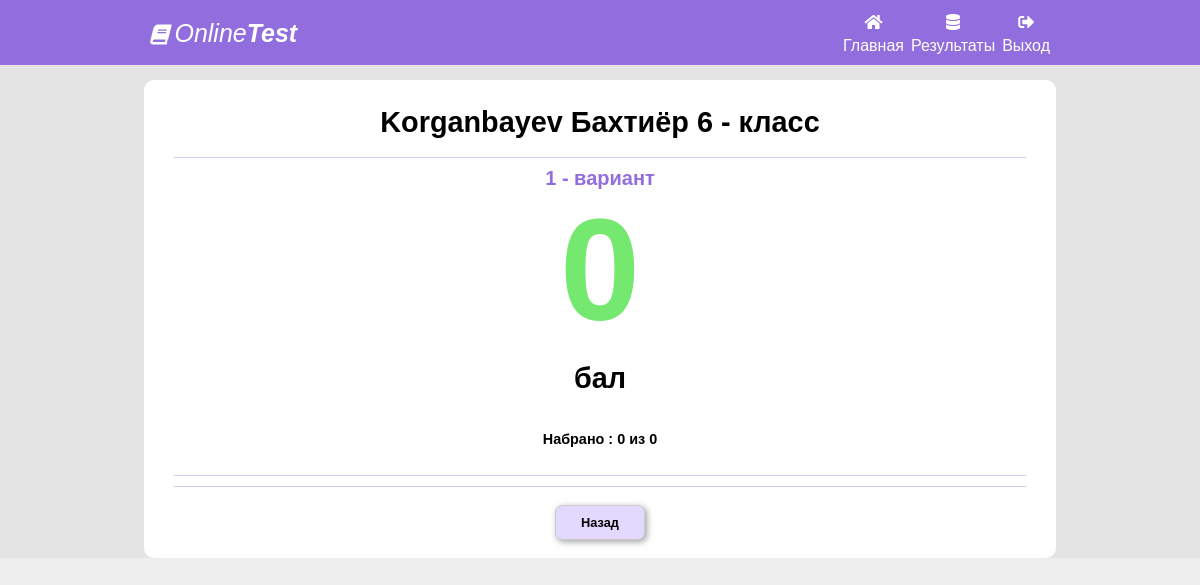
The app's page /analize/65 (signed in) with its own data.
### main/models.py (models this page shows, shortened)
class UserTestItem(models.Model):
    title = models.CharField(max_length=200, blank=True)
    test = models.ForeignKey(Test, on_delete=models.CASCADE, default="")
    user = models.ForeignKey(User, on_delete=models.CASCADE, default="")
    start_date = models.DateTimeField()
    stop_date = models.DateTimeField()
    ball = models.IntegerField(default=0)
    count_question = models.IntegerField(default=0)
    true_question = models.IntegerField(default=0)

class User(models.Model):
    first_name = models.CharField(max_length=300)
    last_name = models.CharField(max_length=300)
    clas = models.ForeignKey(Class, on_delete=models.CASCADE)
    ball = models.IntegerField(default=0)
    rating = models.IntegerField(default=0)

class Class(models.Model):
    title = models.CharField(max_length=300)

class Test(models.Model):
    title = models.CharField(max_length=300, blank=True, default="")
    subject = models.ForeignKey(Subject, on_delete=models.CASCADE)
    clas = models.ForeignKey(Class, on_delete=models.CASCADE)
    start_time = models.DateTimeField()
    stop_time = models.DateTimeField()
    limit = models.IntegerField(default=40)
    description = models.TextField()

### main/views.py (the view)
# urls.py: path('analize/<int:test_id>', analizeHandler),
def analizeHandler(request, test_id):
    test_info = None
    test_id = test_id
    test_user_item_variants = []
    if not request.user.is_authenticated:
        tests = []
        current_user = request.session.get('user_id', None)
        if current_user:
            current_user = User.objects.get(id=int(current_user))
            if current_user:
                test_info = UserTestItem.objects.filter(user__id=int(current_user.id)).filter(id=test_id)
                if test_info:
                    test_info = test_info[0]
    else:
        test_info = UserTestItem.objects.get(id=test_id)
    if test_info:
        test_user_item_variants = UserTestItemVariant.objects.filter(user_test_item__id = test_id)
    return render(request, 'analize.html', {'test_user_item_variants':test_user_item_variants, 'test_info':test_info})

### templates/analize.html (shortened to what this page needs)
<!DOCTYPE html>
<html>
<head>
	<link rel="stylesheet" type="text/css" href="/static/style2.css">
	<link rel="stylesheet" href="https://use.fontawesome.com/releases/v5.6.1/css/all.css"
>
</head>
<body>
<div class="body">
<div class="nav">
	<div class="nav-bar">
	<div class="head-left" style="font-style:italic;">
		<i class="fa fa-book" style="font-style:italic; font-size:20px;"></i>	Online<b>Test</b>
	</div>
	<div class="head-right">
		<div class="alla">
			<a href="/" class="nav-link">
				<i class="fas fa-home"></i>
				<span>Главная</span>
			</a>
		</div>
		<div class="alla">
			<a href="/results" class="nav-link">
				<i class="fas fa-database"></i>
				<span>Результаты</span>
			</a>
		</div>
		<div class="alla">
			<a href="/davay" class="nav-link">
				<i class="fas fa-sign-out-alt"></i>
				<span>Выход</span>
			</a>
		</div>
	</div>
	</div>
</div>
<div class="container">
	<div class="left-container"><br>
		{% if test_info %}
		<h1>{{ test_info.user.last_name }} {{ test_info.user.first_name }} {{ test_info.user.clas.title }}</h1>
		<hr class="hr-2">
		<center class="subject-1">
			{{ test_info.test.title }}
		</center>
		<div class="ball">
			{{ test_info.ball }}<br>
			<h1>бал</h1>
		</div>
		<br>
		<div class="count" style="text-align: center;margin: 0">Набрано : {{ test_info.ball }} из {{ test_info.count_question }}</div>
		<br>
		<hr class="hr-2">
		<hr class="hr-2">
		<div class="nav-button">
			<a style="text-decoration:none;" href="/results"><input type="button" id="prev" class="input-button" name="prev-button" value="Назад"></a>
		</div><br>
		{% endif %}
	</div>
</div>
</div>
</body>
</html>

### static/style2.css (style rules this page uses)
body , a , li , div , p , span , ul { margin: 0 auto; padding: 0px; }
a { text-decoration:none; }
.body { background-color: #d5d5d566; }
.nav a { top:-10px; color:#fff; font-size:16px; display:grid; }
.nav-bar { width: 75%; }
.alla { display:inline-block; }
.head-left { display:inline-block; margin-top: 8px; }
.head-right { display:inline-block; float: right; text-align: center; margin-top: 4px; }
.nav { width: 100%; line-height:2; font-size: 25px; color: white; height: 65px; background-color: #926dde; }
.nav-link { position:relative; }
.container { margin-right: 30px; margin-top: 15px; margin-left: 30px; }
.left-container { width: 80%; background-color: white; border-radius: 10px ; }
.left-container h1 { font-family: "Segoe UI Semilight",Tahoma,Helvetica,Sans-Serif; color: #000; text-align: center; font-size: 1.8rem; font-style: normal; padding: 0 0 0; line-height: 100%; margin: 10px 30px 20px 30px; }
.hr-2 { border:none; height: 1px; margin:10px 30px 10px 30px; background-color: #d4c8fe; }
input { -webkit-writing-mode: horizontal-tb !important; text-rendering: auto; color: -internal-light-dark(black, white); letter-spacing: normal; word-spacing: normal; text-transform: none; text-indent: 0px; text-shadow: none; display: inline-block; text-align: start; appearance: textfield; background-color: -internal-light-dark(rgb(255, 255, 255), rgb(59, 59, 59)); -webkit-rtl-ordering: logical; cursor: text; margin: 0em; font: 400 13.3333px Arial; padding: 1px 2px; border-width: 2px; border-style: inset; border-color: -internal-light-dark(rgb(118, 118, 118), rgb(133, 133, 133)); border-image: initial; background-color: initial; cursor: default; appearance: auto; box-sizing: border-box; margin: 0 0 10px 30px; padding: initial; border: initial; }
.nav-button { float: inherit; text-align: center; }
.input-button { text-align: center; border: 1px solid #ccc; border-radius: 7px; font-family: "Segoe UI Regular",Tahoma,Helvetica,Sans-Serif; border-radius: 7px; color: #000; padding: 6px; font-size: 18px; background: #e3d9fe; width: 150px; margin-right: 0; display: block; cursor: pointer; -moz-transition: all .1s 10ms ease-in; -o-transition: all .1s 10ms ease-in; -webkit-transition: all .1s 10ms ease-in; -webkit-box-shadow: 2px 2px 6px 0 rgb(133 133 133 / 77%); -moz-box-shadow: 2px 2px 6px 0 rgba(133,133,133,.77); box-shadow: 2px 2px 6px 0 rgb(133 133 133 / 77%); }
#prev , #next { display: inline; padding: 7px; width: auto; min-width: 90px; margin: 8px 5px 0; font-weight: 600; font-size: 0.8rem; line-height: 1.2rem; }
.count { margin: 0 0 10px 30px; font-weight: 600; font-size: 0.9rem; }
body { background-color: #d5d5d566; font-family: sans-serif; font-weight: 100; }
.subject-1 { color: #926dde; font-size: 20px; line-height: 20px; font-weight: 600; }
.fas { color:#fff; font-size:16px; }
.ball { text-align: center; font-weight: 600; font-size: 9rem; color: #75e96f; }

### records on screen
UserTestItem: user.last_name "Korganbayev", user.first_name "Бахтиёр", user.clas "6 - класс", test "1 - вариант", ball "0", count_question "0"
